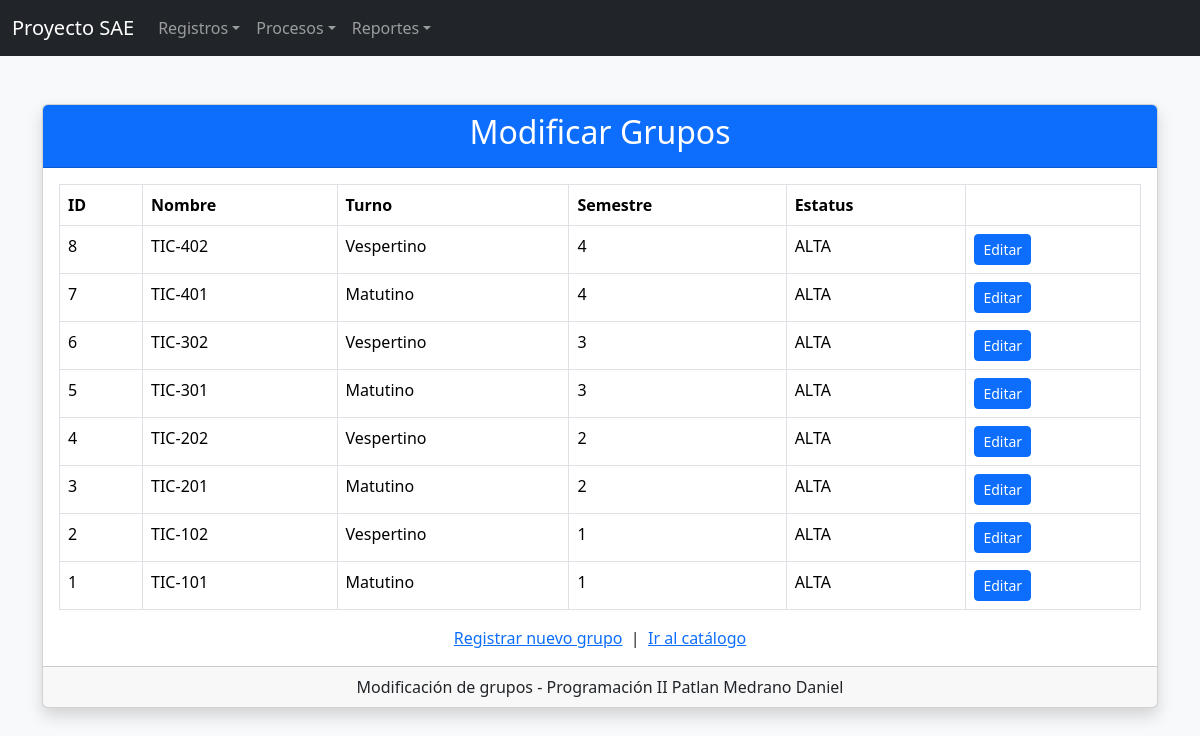
Page /formularios/modificar/Modificar_Grupos.php on the committed database.
### tables this page shows
CREATE TABLE grupos (
    ID_GRUPOS     INT AUTO_INCREMENT PRIMARY KEY,
    NOMBRE_GRUPO  VARCHAR(20) NOT NULL,
    TURNO         VARCHAR(15) NOT NULL,
    SEMESTRE      VARCHAR(10) NOT NULL,
    DESCRIPCION   VARCHAR(255) NOT NULL DEFAULT '',
    ESTATUS       VARCHAR(4)  NOT NULL DEFAULT 'ALTA'
);

### config/conexion.php (called while the page is built, shortened)
<?php
$base = preg_replace('#/(Cruds|formularios)/.*$#i', '', $_SERVER['SCRIPT_NAME']);

### formularios/modificar/Modificar_Grupos.php (the view, shortened to what this page needs)
<?php
require_once "../../config/conexion.php";
$grupo = null;
$listaGrupos = null;
if ($grupo === null) {
    $listaGrupos = $conexion->query("SELECT * FROM grupos ORDER BY ID_GRUPOS DESC");
}
?>
<!DOCTYPE html>
<html lang="es">
<head>
    <link href="<?= $base ?>/assets/css/bootstrap.min.css" rel="stylesheet">
</head>
<body class="bg-light">
<?php include __DIR__ . "/../../NavBar/navbar.php"; ?>
<div class="container mt-5">
    <div class="card shadow">
        <div class="card-header bg-primary text-white text-center">
            <h2>Modificar Grupos</h2>
        </div>
        <div class="card-body">
            <?php if ($grupo !== null) { ?>
                <form method="POST">
                    <input type="hidden" name="id" value="<?php echo $grupo["ID_GRUPOS"]; ?>">
                    <div class="mb-3">
                        <label class="form-label">Nombre del grupo</label>
                        <input type="text" name="nombregrupo" class="form-control" maxlength="20" required
                               value="<?php echo htmlspecialchars($grupo["NOMBRE_GRUPO"]); ?>">
                    </div>
                    <div class="mb-3">
                        <label class="form-label">Turno</label>
                        <input type="text" name="turno" class="form-control" maxlength="15" required
                               value="<?php echo htmlspecialchars($grupo["TURNO"]); ?>">
                    </div>
                    <div class="mb-3">
                        <label class="form-label">Semestre</label>
                        <input type="text" name="semestre" class="form-control" maxlength="10" required
                               value="<?php echo htmlspecialchars($grupo["SEMESTRE"]); ?>">
                    </div>
                    <div class="mb-3">
                        <label class="form-label">Descripción del grupo</label>
                        <textarea name="descripcion" class="form-control" rows="3" maxlength="255" required><?php echo htmlspecialchars($grupo["DESCRIPCION"]); ?></textarea>
                    </div>
                    <div class="mb-3">
                        <label class="form-label">Estatus</label>
                        <select name="estatus" class="form-control">
                            <option value="ALTA" <?php if ($grupo["ESTATUS"] == "ALTA") echo "selected"; ?>>ALTA</option>
                            <option value="BAJA" <?php if ($grupo["ESTATUS"] == "BAJA") echo "selected"; ?>>BAJA</option>
                        </select>
                    </div>
                    <button type="submit" name="actualizar" class="btn btn-primary">Guardar cambios</button>
                    <a href="<?= $base ?>/Cruds/crudgrupos.php" class="btn btn-secondary">Cancelar</a>
                </form>
            <?php } else { ?>
                <table class="table table-bordered table-hover">
                    <thead>
                        <tr>
                            <th>ID</th>
                            <th>Nombre</th>
                            <th>Turno</th>
                            <th>Semestre</th>
                            <th>Estatus</th>
                            <th></th>
                        </tr>
                    </thead>
                    <tbody>
                        <?php if ($listaGrupos && $listaGrupos->num_rows > 0) { ?>
                            <?php while ($fila = $listaGrupos->fetch_assoc()) { ?>
                                <tr>
                                    <td><?php echo $fila["ID_GRUPOS"]; ?></td>
                                    <td><?php echo htmlspecialchars($fila["NOMBRE_GRUPO"]); ?></td>
                                    <td><?php echo htmlspecialchars($fila["TURNO"]); ?></td>
                                    <td><?php echo htmlspecialchars($fila["SEMESTRE"]); ?></td>
                                    <td><?php echo htmlspecialchars($fila["ESTATUS"]); ?></td>
                                    <td><a href="?id=<?php echo $fila["ID_GRUPOS"]; ?>" class="btn btn-sm btn-primary">Editar</a></td>
                                </tr>
                            <?php } ?>
                        <?php } else { ?>
                            <tr>
                                <td colspan="6" class="text-center">No hay grupos registrados todavía.</td>
                            </tr>
                        <?php } ?>
                    </tbody>
                </table>
            <?php } ?>
            <div class="text-center mt-3">
                <a href="../alta/Formulario_Grupos.php">Registrar nuevo grupo</a>
                &nbsp;|&nbsp;
                <a href="<?= $base ?>/Cruds/crudgrupos.php">Ir al catálogo</a>
            </div>
        </div>
        <div class="card-footer text-center">
            Modificación de grupos - Programación II Patlan Medrano Daniel
        </div>
    </div>
</div>
</body>
</html>

### rows in the picture
grupos: ID_GRUPOS "8", NOMBRE_GRUPO "TIC-402", TURNO "Vespertino", SEMESTRE "4", ESTATUS "ALTA"
grupos: ID_GRUPOS "7", NOMBRE_GRUPO "TIC-401", TURNO "Matutino", SEMESTRE "4", ESTATUS "ALTA"
grupos: ID_GRUPOS "6", NOMBRE_GRUPO "TIC-302", TURNO "Vespertino", SEMESTRE "3", ESTATUS "ALTA"
grupos: ID_GRUPOS "5", NOMBRE_GRUPO "TIC-301", TURNO "Matutino", SEMESTRE "3", ESTATUS "ALTA"
grupos: ID_GRUPOS "4", NOMBRE_GRUPO "TIC-202", TURNO "Vespertino", SEMESTRE "2", ESTATUS "ALTA"
grupos: ID_GRUPOS "3", NOMBRE_GRUPO "TIC-201", TURNO "Matutino", SEMESTRE "2", ESTATUS "ALTA"
grupos: ID_GRUPOS "2", NOMBRE_GRUPO "TIC-102", TURNO "Vespertino", SEMESTRE "1", ESTATUS "ALTA"
grupos: ID_GRUPOS "1", NOMBRE_GRUPO "TIC-101", TURNO "Matutino", SEMESTRE "1", ESTATUS "ALTA"
